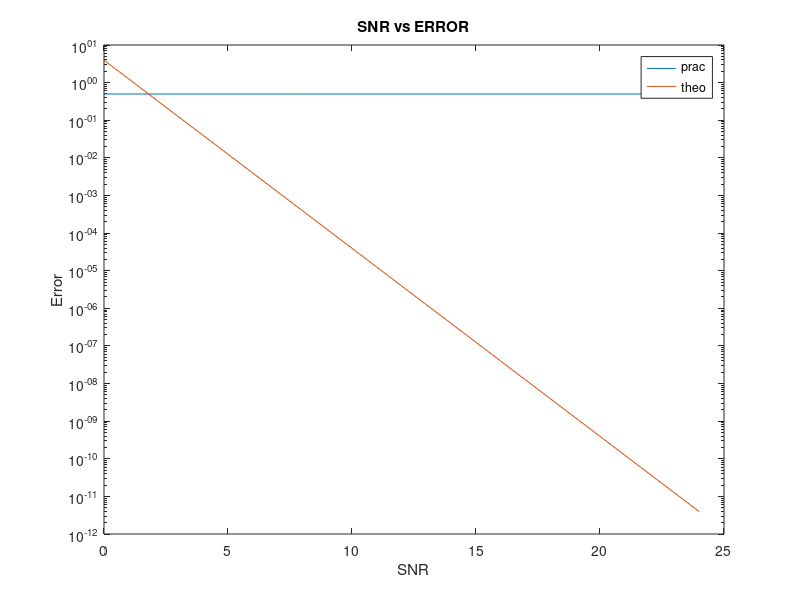

This chart was generated by the following MATLAB code:
clc;
clear all;
close all;

N = 100000;
X = randi([0,1],[1,N]);
L = 5;

for i = 1:N
    if X(i) == 0
        bpsk(i) = -1;
    else
        bpsk(i) = 1;
    end
end

for j = 1:L
    h(j,:) = (1/sqrt(2)).*(complex(randn(1,N),randn(1,N)));
    n(j,:) = complex(randn(1,N),randn(1,N));
end
normsq_h = 0;
for j = 1:L
    a = h(j,:).*conj(h(j,:));
    normsq_h = normsq_h + a;
end

SNR_dB = 0:4:24;
l = length(SNR_dB);

for i = 1:l
    SNR_lin(i) = 10^(SNR_dB(i)/10);
    sigma(i) = 1/sqrt(SNR_lin(i));
    for j = 1:L
        y(j,:) = h(j,:).*bpsk + sigma(i)*n(j,:);
    end
    Dec = 0;
    for k = 1:L
        a = conj(h(k,:)).*y(k,:);
        Dec = Dec + a;
    end
    Dec1 = Dec./normsq_h;
    for t = 1:N
        if Dec1(t) > 0
            X_rcvd(t) = 1;
        else
            X_rcvd(t) = 0;
        end
    end
    e(i) = sum(abs(X-X_rcvd))/N;
    P(i) = nchoosek(2*L-1,L)*(power(1/(2*SNR_lin(i)),L));
 end

semilogy(SNR_dB,e);
hold on
semilogy(SNR_dB,P);
xlabel('SNR');ylabel('Error');
title('SNR vs ERROR');
legend('prac','theo');
